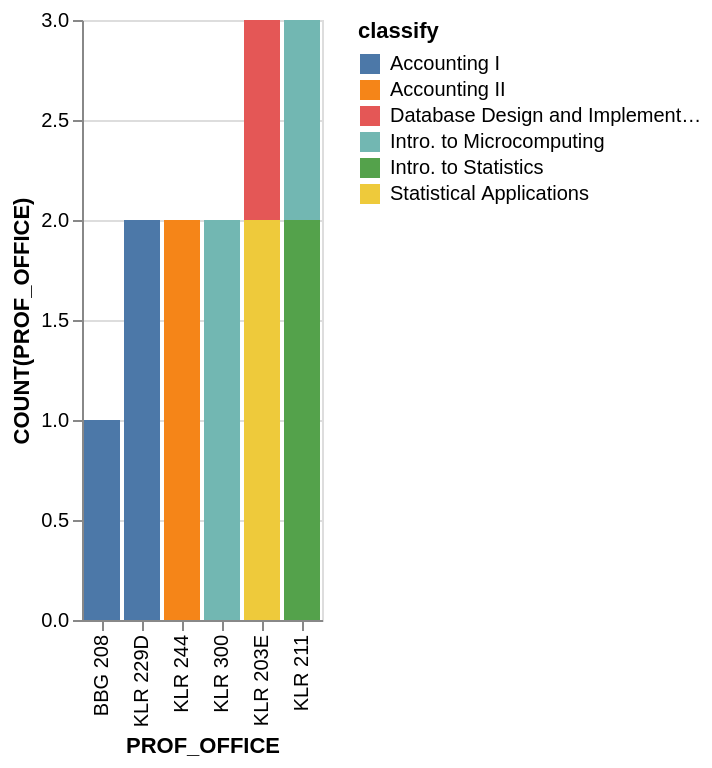

Describe this chart as a Vega-Lite specification.
### Vega-Lite specification from a JSON file in a GitHub repository (floating-point values rounded to 4 significant figures)
{"data": {"values": [{"x_data": "BBG 208", "y_data": 1, "classify": "Accounting I"}, {"x_data": "KLR 203E", "y_data": 0, "classify": "Accounting I"}, {"x_data": "KLR 211", "y_data": 0, "classify": "Accounting I"}, {"x_data": "KLR 229D", "y_data": 2, "classify": "Accounting I"}, {"x_data": "KLR 244", "y_data": 0, "classify": "Accounting I"}, {"x_data": "KLR 300", "y_data": 0, "classify": "Accounting I"}, {"x_data": "BBG 208", "y_data": 0, "classify": "Accounting II"}, {"x_data": "KLR 203E", "y_data": 0, "classify": "Accounting II"}, {"x_data": "KLR 211", "y_data": 0, "classify": "Accounting II"}, {"x_data": "KLR 229D", "y_data": 0, "classify": "Accounting II"}, {"x_data": "KLR 244", "y_data": 2, "classify": "Accounting II"}, {"x_data": "KLR 300", "y_data": 0, "classify": "Accounting II"}, {"x_data": "BBG 208", "y_data": 0, "classify": "Database Design and Implementation"}, {"x_data": "KLR 203E", "y_data": 1, "classify": "Database Design and Implementation"}, {"x_data": "KLR 211", "y_data": 0, "classify": "Database Design and Implementation"}, {"x_data": "KLR 229D", "y_data": 0, "classify": "Database Design and Implementation"}, {"x_data": "KLR 244", "y_data": 0, "classify": "Database Design and Implementation"}, {"x_data": "KLR 300", "y_data": 0, "classify": "Database Design and Implementation"}, {"x_data": "BBG 208", "y_data": 0, "classify": "Intro. to Microcomputing"}, {"x_data": "KLR 203E", "y_data": 0, "classify": "Intro. to Microcomputing"}, {"x_data": "KLR 211", "y_data": 1, "classify": "Intro. to Microcomputing"}, {"x_data": "KLR 229D", "y_data": 0, "classify": "Intro. to Microcomputing"}, {"x_data": "KLR 244", "y_data": 0, "classify": "Intro. to Microcomputing"}, {"x_data": "KLR 300", "y_data": 2, "classify": "Intro. to Microcomputing"}, {"x_data": "BBG 208", "y_data": 0, "classify": "Intro. to Statistics"}, {"x_data": "KLR 203E", "y_data": 0, "classify": "Intro. to Statistics"}, {"x_data": "KLR 211", "y_data": 2, "classify": "Intro. to Statistics"}, {"x_data": "KLR 229D", "y_data": 0, "classify": "Intro. to Statistics"}, {"x_data": "KLR 244", "y_data": 0, "classify": "Intro. to Statistics"}, {"x_data": "KLR 300", "y_data": 0, "classify": "Intro. to Statistics"}, {"x_data": "BBG 208", "y_data": 0, "classify": "Statistical Applications"}, {"x_data": "KLR 203E", "y_data": 2, "classify": "Statistical Applications"}, {"x_data": "KLR 211", "y_data": 0, "classify": "Statistical Applications"}, {"x_data": "KLR 229D", "y_data": 0, "classify": "Statistical Applications"}, {"x_data": "KLR 244", "y_data": 0, "classify": "Statistical Applications"}, {"x_data": "KLR 300", "y_data": 0, "classify": "Statistical Applications"}]}, "mark": "bar", "encoding": {"x": {"field": "x_data", "type": "nominal", "title": "PROF_OFFICE", "sort": {"op": "sum", "field": "y_data", "order": "ascending"}}, "y": {"field": "y_data", "type": "quantitative", "title": "COUNT(PROF_OFFICE)"}, "color": {"field": "classify"}}}
